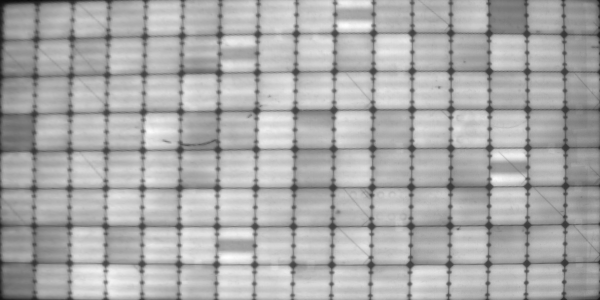
#> input picture Test_ImageJ/example_10.png, 600 x 300 px, found by its file name; its folder holds 5 pictures in this run
$ jupyter execute --allow-errors el_image_processing.ipynb
#> lines starting #> are read from the running program, lines starting #| are printed output that depends on the picture; after the words box and inside, x2 and y2 are one past the last pixel; in counts of white or black regions, pixels touching at a corner belong together
#> further down, image is the input picture: shape (300, 600); min 12, max 254, mean 170.4
## Implementación en Python del proceso de mejora de contraste:

**Explicación del código:**

* La función `enhance_contrast` toma una imagen EL como entrada y devuelve una imagen con el contraste mejorado.
* La función primero difumina la imagen con un filtro gaussiano para eliminar el ruido.
* Luego, se aplica un cierre morfológico para eliminar pequeñas imperfecciones y mejorar la uniformidad del fondo.
* La imagen original se divide por la imagen de fondo, lo que atenúa el ruido y resalta las regiones de alto contraste.
* Finalmente, se aplica la ecualización del histograma para aumentar el contraste general de la imagen.

[cell 1]
# Importación de librerías

import cv2
import numpy as np

[cell 2]
# Función para mejorar el contraste de una imagen EL
# [35 lines left out: function enhance_contrast, not called in this run]
  #return divided_image

[cell 3]
def enhance_contrast(image, clip_limit=56.0, tile_grid_size=(4,4)):
    # clipLimit=2.0, tileGridSize=(8,8)
    # Aplicar desenfoque gaussiano
#> called with clip_limit = 56, tile_grid_size = (4, 4)
    kernel_size = 5
    sigma = 1.0
    blurred = cv2.GaussianBlur(image, (kernel_size, kernel_size), sigma)

    # Realizar cierre morfológico
    kernel = cv2.getStructuringElement(cv2.MORPH_RECT, (5, 5))
    closed = cv2.morphologyEx(blurred, cv2.MORPH_CLOSE, kernel)
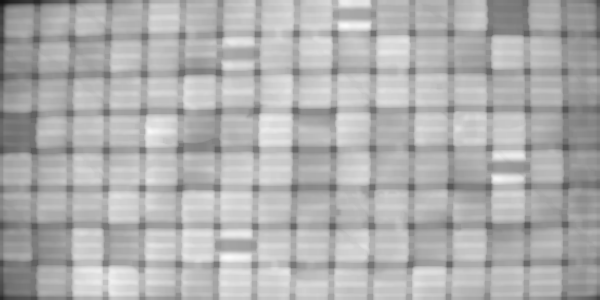
#> closed: shape (300, 600); min 19, max 251, mean 175

    # Evitar la división por cero
    closed[closed == 0] = 1

    # Dividir la imagen original por la imagen de fondo
    division = image / closed
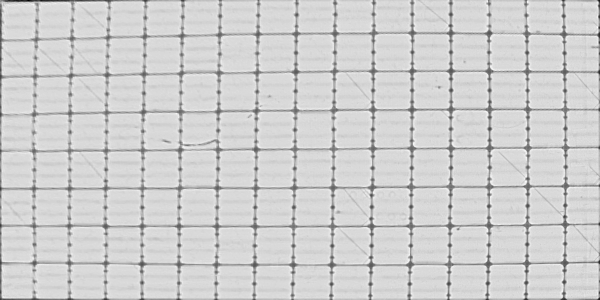
#> division: shape (300, 600) float64; min 0.222, max 1.14, mean 0.968; drawn with min black and max white

    # Crear objeto CLAHE
    clahe = cv2.createCLAHE(clipLimit=clip_limit, tileGridSize=tile_grid_size)

    # Aplicar ecualización adaptativa del histograma
    enhanced_image = clahe.apply(division.astype('uint8'))
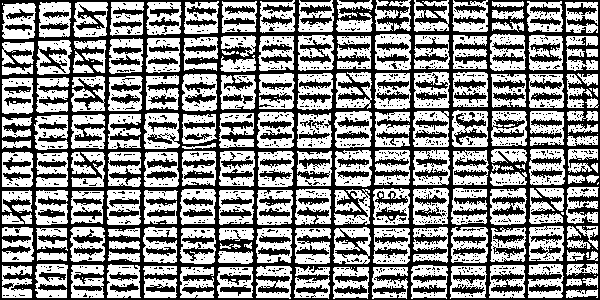
#> enhanced_image: shape (300, 600); values 56 (black) and 113 (white), 55.1% white; 1812 black regions (1667 under 20 px), largest, box (x1, y1, x2, y2) and area: (0, 0, 600, 300) 54543, (454, 113, 487, 145) 376, (492, 196, 525, 216) 357

    return enhanced_image

[cell 4]
# Ejemplo de uso

# Variable para almacenar el directorio de la imagen
path_EL = "D:/Documentos/Universidad de Cuenca/Trabajo de Titulación/PVDefectDetect/Test_ImageJ/"
image = cv2.imread(path_EL + "example_10.png", cv2.IMREAD_GRAYSCALE)
#image = cv2.imread(path_EL + "MAX_070A_8v.tif", cv2.IMREAD_GRAYSCALE)
enhanced_image = enhance_contrast(image)

cv2.imshow("Imagen original", image)
cv2.imshow("Imagen con contraste mejorado", enhanced_image)
cv2.waitKey(0)
